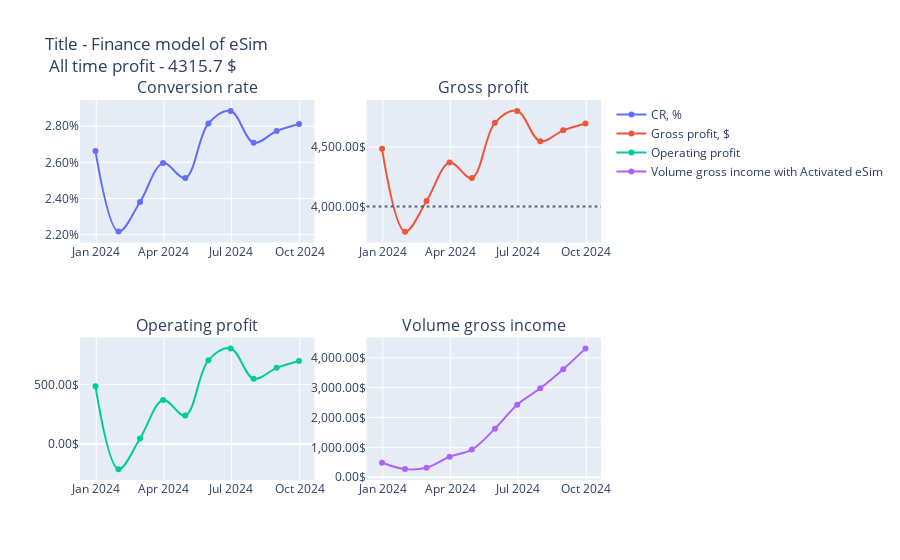

The notebook cell this image was saved under:
### Code cell
case.show()

### Figure 1 — Plotly figure (JSON) as saved in the notebook; plotly's stock layout.template omitted (floating-point values rounded to 4 significant figures)
{"data": [{"line": {"shape": "spline"}, "name": "CR, %", "type": "scatter", "x": ["2023-12-31T00:00:00", "2024-01-31T00:00:00", "2024-02-29T00:00:00", "2024-03-31T00:00:00", "2024-04-30T00:00:00", "2024-05-31T00:00:00", "2024-06-30T00:00:00", "2024-07-31T00:00:00", "2024-08-31T00:00:00", "2024-09-30T00:00:00"], "xaxis": "x", "y": [0.02663, 0.02217, 0.02381, 0.02596, 0.02513, 0.02815, 0.02884, 0.02708, 0.02773, 0.02812], "yaxis": "y"}, {"line": {"shape": "spline"}, "name": "Gross profit, $", "type": "scatter", "x": ["2023-12-31T00:00:00", "2024-01-31T00:00:00", "2024-02-29T00:00:00", "2024-03-31T00:00:00", "2024-04-30T00:00:00", "2024-05-31T00:00:00", "2024-06-30T00:00:00", "2024-07-31T00:00:00", "2024-08-31T00:00:00", "2024-09-30T00:00:00"], "xaxis": "x2", "y": [4485.0, 3788.0, 4046.0, 4369.0, 4239.0, 4702.0, 4803, 4547.0, 4640.0, 4697.0], "yaxis": "y2"}, {"line": {"shape": "spline"}, "name": "Operating profit", "type": "scatter", "x": ["2023-12-31T00:00:00", "2024-01-31T00:00:00", "2024-02-29T00:00:00", "2024-03-31T00:00:00", "2024-04-30T00:00:00", "2024-05-31T00:00:00", "2024-06-30T00:00:00", "2024-07-31T00:00:00", "2024-08-31T00:00:00", "2024-09-30T00:00:00"], "xaxis": "x3", "y": [484.6, -211.5, 45.6, 368.9, 238.6, 702.2, 803, 547.4, 639.6, 697.3], "yaxis": "y3"}, {"line": {"shape": "spline"}, "name": "Volume gross income with Activated eSim", "type": "scatter", "x": ["2023-12-31T00:00:00", "2024-01-31T00:00:00", "2024-02-29T00:00:00", "2024-03-31T00:00:00", "2024-04-30T00:00:00", "2024-05-31T00:00:00", "2024-06-30T00:00:00", "2024-07-31T00:00:00", "2024-08-31T00:00:00", "2024-09-30T00:00:00"], "xaxis": "x4", "y": [484.6, 273.1, 318.7, 687.6, 926.2, 1628.0, 2431.0, 2979.0, 3618.0, 4316.0], "yaxis": "y4"}], "layout": {"annotations": [{"font": {"size": 16}, "showarrow": false, "text": "Conversion rate", "x": 0.225, "xanchor": "center", "xref": "paper", "y": 1, "yanchor": "bottom", "yref": "paper"}, {"font": {"size": 16}, "showarrow": false, "text": "Gross profit", "x": 0.775, "xanchor": "center", "xref": "paper", "y": 1, "yanchor": "bottom", "yref": "paper"}, {"font": {"size": 16}, "showarrow": false, "text": "Operating profit", "x": 0.225, "xanchor": "center", "xref": "paper", "y": 0.375, "yanchor": "bottom", "yref": "paper"}, {"font": {"size": 16}, "showarrow": false, "text": "Volume gross income", "x": 0.775, "xanchor": "center", "xref": "paper", "y": 0.375, "yanchor": "bottom", "yref": "paper"}], "font": {"size": 12}, "shapes": [{"line": {"dash": "dot", "width": 2}, "opacity": 0.8, "type": "line", "x0": 0, "x1": 1, "xref": "x2 domain", "y0": 4000, "y1": 4000, "yref": "y2"}], "title": {"text": "Title - Finance model of eSim <br> All time profit - 4315.7 &#36;"}, "xaxis": {"anchor": "y", "domain": [0, 0.45]}, "xaxis2": {"anchor": "y2", "domain": [0.55, 1]}, "xaxis3": {"anchor": "y3", "domain": [0, 0.45]}, "xaxis4": {"anchor": "y4", "domain": [0.55, 1]}, "yaxis": {"anchor": "x", "automargin": true, "domain": [0.625, 1], "tickformat": ",.2%"}, "yaxis2": {"anchor": "x2", "automargin": true, "domain": [0.625, 1], "tickformat": ",.2f", "ticksuffix": "$"}, "yaxis3": {"anchor": "x3", "automargin": true, "domain": [0, 0.375], "tickformat": ",.2f", "ticksuffix": "$"}, "yaxis4": {"anchor": "x4", "automargin": true, "domain": [0, 0.375], "tickformat": ",.2f", "ticksuffix": "$"}}}
